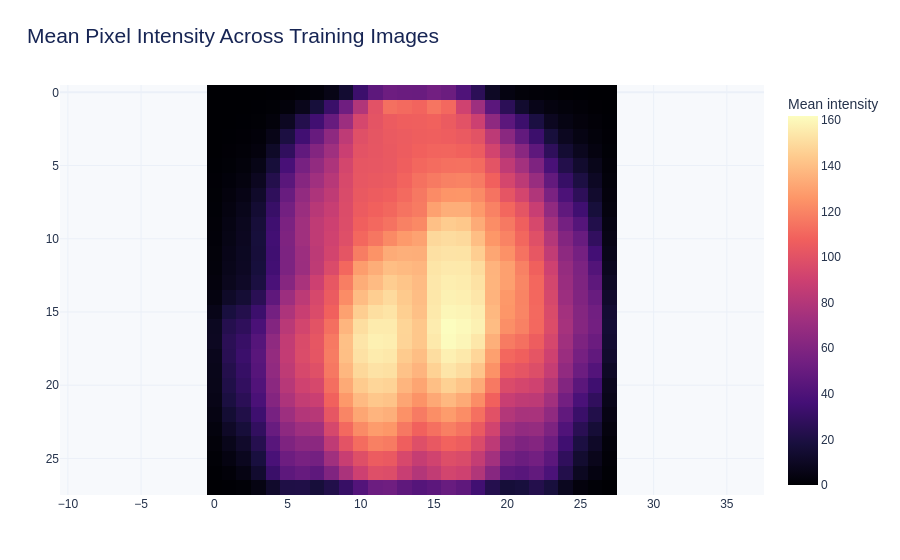

Write notebook code for a chart like this one.
### Code cell
# Calculate and visualize the average training image.
mean_image = train_df[PIXEL_COLUMNS].to_numpy(dtype=np.float32).mean(axis=0).reshape(28, 28)
fig = go.Figure(go.Heatmap(z=mean_image, colorscale="Magma", colorbar=dict(title="Mean intensity")))
fig.update_yaxes(autorange="reversed", scaleanchor="x")
save_plotly_figure(fig, "06_mean_training_image", title="Mean Pixel Intensity Across Training Images", height=560, width=800)

### Figure 1 — Plotly figure (JSON) as saved in the notebook; plotly's stock layout.template omitted (floating-point values rounded to 4 significant figures; data arrays with more than 128 entries replaced by an {"elided": "..."} marker saying what was removed)
{"data": [{"colorbar": {"title": {"text": "Mean intensity"}}, "colorscale": [[0, "#000004"], [0.1111, "#180f3d"], [0.2222, "#440f76"], [0.3333, "#721f81"], [0.4444, "#9e2f7f"], [0.5556, "#cd4071"], [0.6667, "#f1605d"], [0.7778, "#fd9668"], [0.8889, "#feca8d"], [1, "#fcfdbf"]], "type": "heatmap", "z": {"elided": "28x28 float values"}}], "layout": {"colorway": ["#5B5FDE", "#00A6A6", "#F28E2B", "#E15759", "#59A14F", "#B07AA1", "#76B7B2", "#EDC948", "#4E79A7", "#FF9DA7"], "font": {"color": "#25324B", "family": "Arial, sans-serif", "size": 12}, "height": 560, "hoverlabel": {"bgcolor": "#172554", "font": {"color": "#FFFFFF"}}, "legend": {"bgcolor": "rgba(255,255,255,0.82)", "bordercolor": "#E5EAF3", "borderwidth": 1}, "margin": {"b": 65, "l": 60, "r": 35, "t": 85}, "paper_bgcolor": "#FFFFFF", "plot_bgcolor": "#F7F9FC", "title": {"font": {"color": "#172554", "size": 21}, "text": "Mean Pixel Intensity Across Training Images", "x": 0.03, "xanchor": "left"}, "yaxis": {"autorange": "reversed", "scaleanchor": "x"}}}
